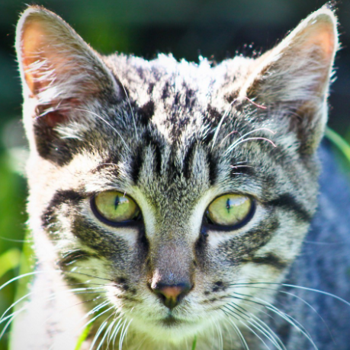
#> input picture BasicPython/图片距离/Pic1.png, 350 x 350 px
$ python noise.py
#> lines starting #> are read from the running program, lines starting #| are printed output that depends on the picture
import math
import numpy as np
import pandas as pd
import matplotlib.pyplot as plt

from PIL import Image
img1 = Image.open('Pic1.png').resize((350,350),Image.BICUBIC).convert("RGB")
#> img1 is the input picture: PIL image 350x350 RGB; mean R, G, B 127.6, 137.5, 128.3
img2 = Image.open('Pic4.png').resize((350,350),Image.BICUBIC).convert("RGB")
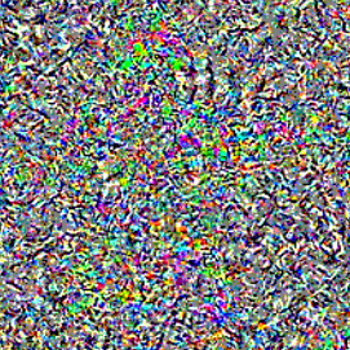
#> input picture BasicPython/图片距离/Pic4.png, 350 x 350 px
# print(img1.size)
# print(img2.size)

new_img = Image.blend(img1, img2, 0.03)


TITLE_FONT_SIZE = 12

config = {
            "font.family": 'serif',
            "font.size": 12,
            "mathtext.fontset": 'stix',
            "font.serif": ['SimSun'],
}
plt.rcParams.update(config)

plt.subplot(1,3,1)
plt.imshow(img1)
plt.title("虎 猫", fontsize = TITLE_FONT_SIZE)
plt.subplot(1,3,2)
plt.imshow(img2)
plt.title("噪 声", fontsize = TITLE_FONT_SIZE)
plt.subplot(1,3,3)
plt.title("键 盘", fontsize = TITLE_FONT_SIZE)
plt.imshow(new_img)
plt.show()
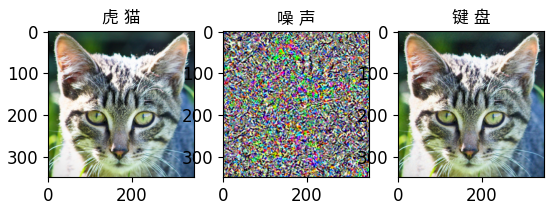
#> figure drawn by matplotlib, 3 panels
